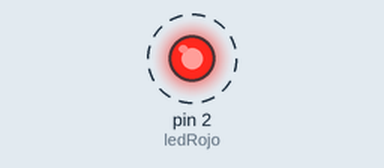
This sketch was run on a simulated Arduino Uno, built with avr-gcc and run on an emulated ATmega328P. Shown: output pins drawn as LEDs (lit = HIGH). Dashed ring = blinking.

Above: at 0.5 s.
Timing chart, 0 to 4.6 s (numbered marks = the images above):
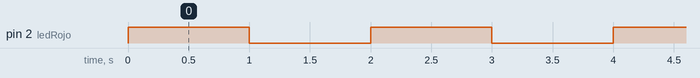

Measured:
- by itself, pin 2 (ledRojo): alternates HIGH for 1.0 s and LOW for 1.0 s

The sketch:

Main.ino
```cpp
const byte ledRojo = 2;
int ledTime = 1000;
void setup()
{
	pinMode(ledRojo, OUTPUT);

}

void loop()
{
	digitalWrite(ledRojo, 1);
    delay(ledTime);
    digitalWrite(ledRojo, 0);
    delay(ledTime);
}
```
